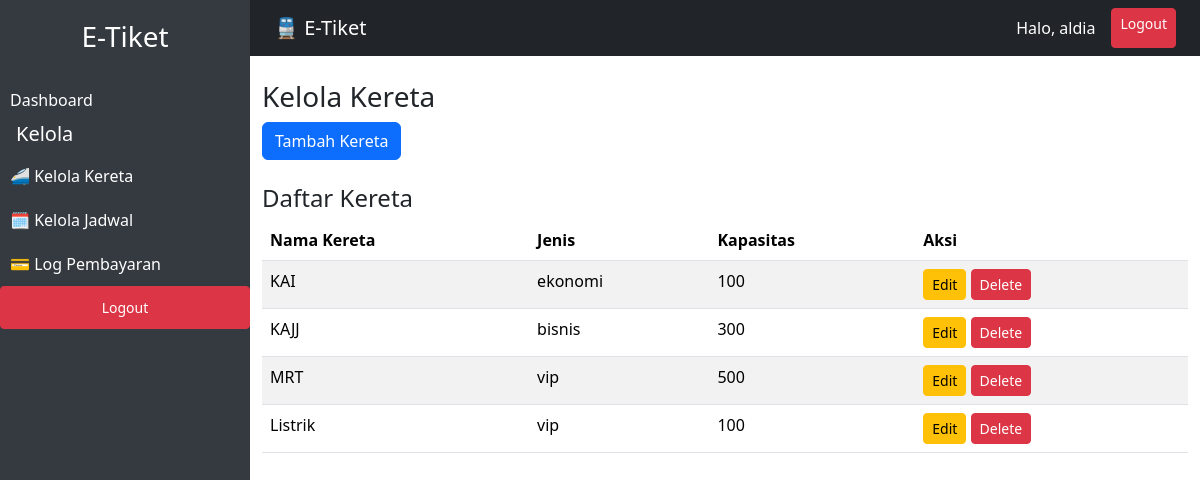
The app's page /kereta.php (signed in) with its own data.
### tables this page shows
CREATE TABLE `kereta` (
  `id` int NOT NULL,
  `nama_kereta` varchar(255) NOT NULL,
  `jenis` enum('vip','bisnis','ekonomi') NOT NULL,
  `kapasitas` int NOT NULL
);

### models/Kereta.php (called while the page is built, shortened)
<?php
class Kereta {
    private $conn;
    private $table = "kereta";
    public function __construct($db) {
        $this->conn = $db;
    }
    public function getAllKereta() {
        $query = "SELECT * FROM " . $this->table;
        $stmt = $this->conn->prepare($query);
        $stmt->execute();
        return $stmt;
    }
}

### kereta.php (the view, shortened to what this page needs)
<?php
require_once "models/Kereta.php";
$database = new Database();
$db = $database->connect();
$keretaModel = new Kereta($db);
$keretas = $keretaModel->getAllKereta();
?>
<!DOCTYPE html>
<html lang="id">
<head>
    <link href="https://cdn.jsdelivr.net/npm/bootstrap@5.3.3/dist/css/bootstrap.min.css" rel="stylesheet">
</head>
<body>
<?php include 'sidebar.php'; ?>
<div class="content-wrapper">
    <nav class="navbar navbar-expand-lg navbar-dark bg-dark px-4">
        <a class="navbar-brand" href="#">🚆 E-Tiket</a>
        <div class="ms-auto d-flex">
            <span class="navbar-text text-white me-3">Halo, <?= $_SESSION['user']['nama'] ?></span>
            <a href="auth/logout.php" class="btn btn-danger btn-sm">Logout</a>
        </div>
    </nav>
    <div class="container mt-4">
        <h3>Kelola Kereta</h3>
        <div class="mb-3">
            <a href="kereta.php?action=create" class="btn btn-primary">Tambah Kereta</a>
        </div>
        <h4 class="mt-4">Daftar Kereta</h4>
        <table class="table table-striped">
            <thead>
                <tr>
                    <th>Nama Kereta</th>
                    <th>Jenis</th>
                    <th>Kapasitas</th>
                    <th>Aksi</th>
                </tr>
            </thead>
            <tbody>
                <?php while ($kereta = $keretas->fetch(PDO::FETCH_ASSOC)) : ?>
                    <tr>
                        <td><?= htmlspecialchars($kereta['nama_kereta']) ?></td>
                        <td><?= htmlspecialchars($kereta['jenis']) ?></td>
                        <td><?= htmlspecialchars($kereta['kapasitas']) ?></td>
                        <td>
                            <a href="kereta.php?action=edit&id=<?= $kereta['id'] ?>" class="btn btn-warning btn-sm">Edit</a>
                            <a href="kereta.php?action=delete&id=<?= $kereta['id'] ?>" class="btn btn-danger btn-sm" onclick="return confirm('Apakah Anda yakin ingin menghapus kereta ini?')">Delete</a>
                        </td>
                    </tr>
                <?php endwhile; ?>
            </tbody>
        </table>
    </div>
</div>
</body>
</html>

### kereta.php (style rules this page uses)
.content-wrapper { margin-left: 250px; }

### records on screen
kereta: nama_kereta "KAI", jenis "ekonomi", kapasitas "100"
kereta: nama_kereta "KAJJ", jenis "bisnis", kapasitas "300"
kereta: nama_kereta "MRT", jenis "vip", kapasitas "500"
kereta: nama_kereta "Listrik", jenis "vip", kapasitas "100"

### other values on screen
$_SESSION['user']['nama'] "aldia"
